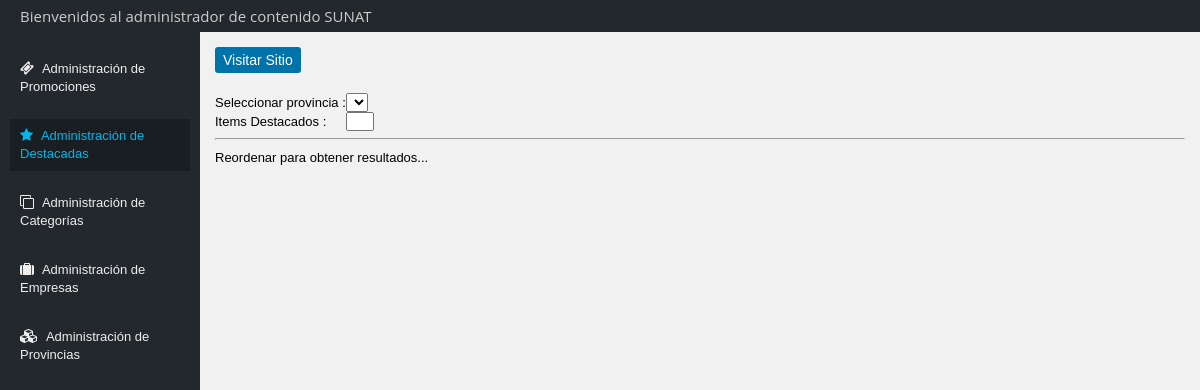
The page /index.php/destacadas on the database as committed earlier.
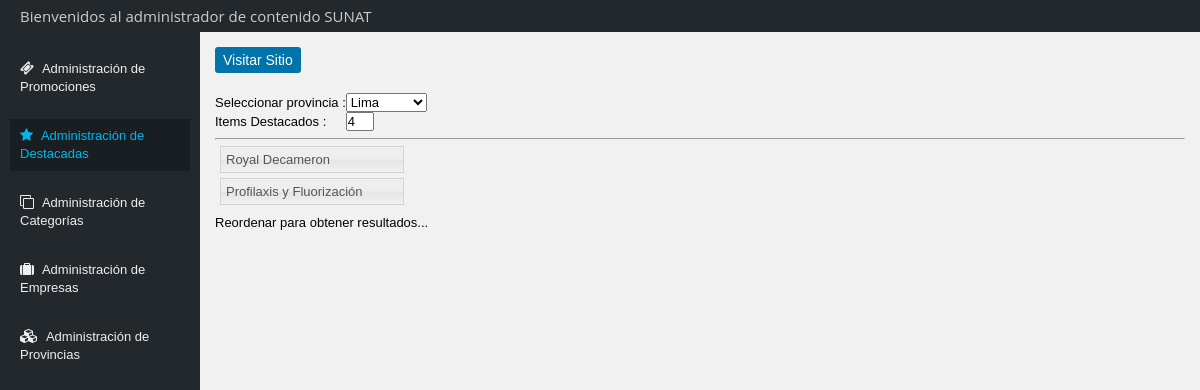
The same page on the database as committed later.
### tables this page shows
CREATE TABLE IF NOT EXISTS `destacadas` (
  `id` int(11) NOT NULL,
  `promoid` int(11) NOT NULL,
  `provid` int(11) NOT NULL,
  `imagen` int(11) NOT NULL DEFAULT '0',
  `weight` tinyint(3) NOT NULL DEFAULT '0'
);

CREATE TABLE IF NOT EXISTS `promociones` (
  `id` int(11) NOT NULL,
  `titulo` varchar(100) NOT NULL,
  `bajada` varchar(100) NOT NULL,
  `descripcion` text NOT NULL,
  `restriccion` text NOT NULL,
  `direcciones` text NOT NULL,
  `descuento` varchar(3) NOT NULL,
  `empresaid` int(11) NOT NULL,
  `categoriaid` int(11) NOT NULL,
  `nuevo` tinyint(1) NOT NULL,
  `imagen` int(11) NOT NULL DEFAULT '0',
  `created` int(11) NOT NULL,
  `mod_created` int(11) NOT NULL
);

### application/controllers/Destacadas.php (called while the page is built, shortened)
<?php
class Destacadas extends CI_Controller {
    public function __construct() {
        $this->load->database('default');
        $this->load->model('mdestacadas');
        $this->load->model('mfiles');
        $this->load->model('mprovincias');
    }
	public function index($provid = 1) {
		$data['data'] = $this->mdestacadas->destacadas_entrys($provid);
		$data['provincias'] = $this->mprovincias->provincias_entrys();
		$data['ndestacadas'] = $this->mdestacadas->destacadas_get_conf('ndestacadas');
		$data['provid'] = $provid;
		$this->load->view('admin/destacadas', $data);
	}
}

### index.php (called while the page is built, shortened)
<?php
require_once BASEPATH.'core/CodeIgniter.php';

### application/models/mprovincias.php (called while the page is built, shortened)
<?php
class Mprovincias extends CI_Model
{
    public function provincias_entrys() {
        $this->db->select('c.*');
        $this->db->from('provincias c');
        $query = $this->db->get();
        if ( $query->num_rows() > 0 ) {
            return $query->result();
        }
    }
}

### application/models/mdestacadas.php (called while the page is built, shortened)
<?php
class Mdestacadas extends CI_Model
{
    public function destacadas_entrys($provid) {
        $this->db->select('d.*, p.titulo');
        $this->db->from('destacadas d');
        $this->db->join('promociones p', 'd.promoid = p.id', 'left');
        $this->db->where('d.provid', $provid);
        $query = $this->db->get();
        if ( $query->num_rows() > 0 ) {
            return $query->result();
        }
    }
    public function destacadas_get_conf($variable) {
        $query = $this->db->query("SELECT value FROM variables WHERE variable = '$variable'");
        foreach ( $query->result() as $row ) {
            return $row->value;
        }
    }
}

### application/views/admin/destacadas.php (the view, shortened to what this page needs)
?><!DOCTYPE html>
<html lang="en" class="pannel-toolbar">
<head>
	<link rel="stylesheet" type="text/css" href="<?=base_url()?>css/style.css">
	<link rel="stylesheet" href="<?=base_url()?>css/font-awesome.min.css">
	<link rel="stylesheet" href="//code.jquery.com/ui/1.11.4/themes/smoothness/jquery-ui.css">
</head>
<body>
	<div id="container">
		<header>
			<div class="header-inner">
			   <h1>Bienvenidos al administrador de contenido SUNAT</h1>
			</div>
		</header>
		<div class="right-list-admin">
			<ul class="list-menu">
				<li><a href="<?=base_url()?>/index.php/promocion"><i class="fa fa-ticket"></i> Administración de Promociones</a></li>
				<li><a class="active" href="<?=base_url()?>index.php/destacadas"><i class="fa fa-star"></i> Administración de Destacadas</a></li>
				<li><a href="<?=base_url()?>index.php/categorias"><i class="fa fa-clone"></i> Administración de Categorías</a></li>
				<li><a href="<?=base_url()?>index.php/empresas"><i class="fa fa-suitcase"></i> Administración de Empresas</a></li>
				<li><a href="<?=base_url()?>index.php/provincias"><i class="fa fa-cubes"></i> Administración de Provincias</a></li>
			</ul>
		</div>
		<div class="right-content">
			<div class="list-mod-panel">
				<h2><a href="<?=base_url()?>">Visitar Sitio</a></h2>
			</div>
			<form id="conf" method="post" action="<?=base_url()?>index.php/destacadas/lista">
				<table>
					<tr>
						<td>Seleccionar provincia : </td>
						<td>
							<select name="provincia" onChange="changeProvincia(this.value);">
							<?php foreach ( $provincias as $key => $value ) { ?>
								<option <?=($provid==$value->id)?' selected':''?> value="<?=$value->id?>"><?=$value->nombre?></option>
							<?php } ?>
						</select>
						</td>
					</tr>
					<tr>
						<td>Items Destacados :</td>
						<td><input size="1" type="text" name="conf_items" value="<?=$ndestacadas?>"></td>
					</tr>
				</table>
			</form>
			<hr>
			<div id="sortable" style="width:20%;">
				<ul>
				<?php foreach ( $data as $row ) { ?>
					<li class="ui-state-default" id="<?=$row->id?>"><a href="<?=base_url()?>index.php/destacadas/form/<?=$row->id?>"><?=$row->titulo?></a></li>
				<?php } ?>
				</ul>
			</div>
			<div id="result">Reordenar para obtener resultados...</div>
		</div>
	</div>
</body>
</html>

Rows that differ between the two databases and show on the page:
added destacadas: promociones.titulo "Royal Decameron"
added destacadas: promociones.titulo "Profilaxis y Fluorización"
Other text that changed with them:
form field provincia: (not shown) → "Lima"
form field conf_items: (not shown) → "4"
